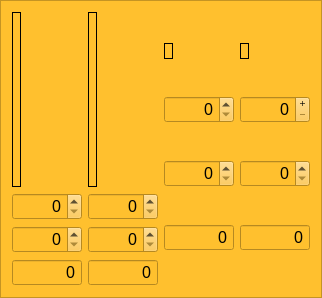
         <widget class="QFrame" name="frame_unique">
          <property name="styleSheet">
           <string notr="true">background-color: rgb(255, 192, 46);</string>
          </property>
          <property name="frameShape">
           <enum>QFrame::StyledPanel</enum>
          </property>
          <property name="frameShadow">
           <enum>QFrame::Raised</enum>
          </property>
          <layout class="QHBoxLayout" name="horizontalLayout_4">
           <item>
            <layout class="QVBoxLayout" name="verticalLayout_4">
             <item>
              <widget class="QLabel" name="u4_pic">
               <property name="sizePolicy">
                <sizepolicy hsizetype="Fixed" vsizetype="Fixed">
                 <horstretch>0</horstretch>
                 <verstretch>0</verstretch>
                </sizepolicy>
               </property>
               <property name="minimumSize">
                <size>
                 <width>0</width>
                 <height>175</height>
                </size>
               </property>
               <property name="frameShape">
                <enum>QFrame::Box</enum>
               </property>
               <property name="text">
                <string/>
               </property>
               <property name="pixmap">
                <pixmap resource="../img/img_files.qrc">:/img/U4.png</pixmap>
               </property>
               <property name="scaledContents">
                <bool>true</bool>
               </property>
               <property name="alignment">
                <set>Qt::AlignCenter</set>
               </property>
              </widget>
             </item>
             <item>
              <widget class="QDoubleSpinBox" name="sb_u4_atual">
               <property name="sizePolicy">
                <sizepolicy hsizetype="MinimumExpanding" vsizetype="Maximum">
                 <horstretch>0</horstretch>
                 <verstretch>0</verstretch>
                </sizepolicy>
               </property>
               <property name="font">
                <font>
                 <pointsize>12</pointsize>
                </font>
               </property>
               <property name="alignment">
                <set>Qt::AlignRight|Qt::AlignTrailing|Qt::AlignVCenter</set>
               </property>
               <property name="accelerated">
                <bool>true</bool>
               </property>
               <property name="showGroupSeparator" stdset="0">
                <bool>true</bool>
               </property>
               <property name="decimals">
                <number>0</number>
               </property>
              </widget>
             </item>
             <item>
              <widget class="QDoubleSpinBox" name="sb_u4_wanted">
               <property name="sizePolicy">
                <sizepolicy hsizetype="MinimumExpanding" vsizetype="Maximum">
                 <horstretch>0</horstretch>
                 <verstretch>0</verstretch>
                </sizepolicy>
               </property>
               <property name="font">
                <font>
                 <pointsize>12</pointsize>
                </font>
               </property>
               <property name="alignment">
                <set>Qt::AlignRight|Qt::AlignTrailing|Qt::AlignVCenter</set>
               </property>
               <property name="accelerated">
                <bool>true</bool>
               </property>
               <property name="showGroupSeparator" stdset="0">
                <bool>true</bool>
               </property>
               <property name="decimals">
                <number>0</number>
               </property>
              </widget>
             </item>
             <item>
              <widget class="QDoubleSpinBox" name="sb_u4_needed">
               <property name="sizePolicy">
                <sizepolicy hsizetype="MinimumExpanding" vsizetype="Maximum">
                 <horstretch>0</horstretch>
                 <verstretch>0</verstretch>
                </sizepolicy>
               </property>
               <property name="font">
                <font>
                 <pointsize>12</pointsize>
                </font>
               </property>
               <property name="alignment">
                <set>Qt::AlignRight|Qt::AlignTrailing|Qt::AlignVCenter</set>
               </property>
               <property name="readOnly">
                <bool>true</bool>
               </property>
               <property name="buttonSymbols">
                <enum>QAbstractSpinBox::NoButtons</enum>
               </property>
               <property name="accelerated">
                <bool>true</bool>
               </property>
               <property name="showGroupSeparator" stdset="0">
                <bool>true</bool>
               </property>
               <property name="decimals">
                <number>0</number>
               </property>
               <property name="maximum">
                <double>9999999999999999583119736832.000000000000000</double>
               </property>
              </widget>
             </item>
            </layout>
           </item>
           <item>
            <layout class="QVBoxLayout" name="verticalLayout_3">
             <item>
              <widget class="QLabel" name="u3_pic">
               <property name="sizePolicy">
                <sizepolicy hsizetype="Fixed" vsizetype="Fixed">
                 <horstretch>0</horstretch>
                 <verstretch>0</verstretch>
                </sizepolicy>
               </property>
               <property name="minimumSize">
                <size>
                 <width>0</width>
                 <height>175</height>
                </size>
               </property>
               <property name="frameShape">
                <enum>QFrame::Box</enum>
               </property>
               <property name="text">
                <string/>
               </property>
               <property name="pixmap">
                <pixmap resource="../img/img_files.qrc">:/img/U3.png</pixmap>
               </property>
               <property name="scaledContents">
                <bool>true</bool>
               </property>
               <property name="alignment">
                <set>Qt::AlignCenter</set>
               </property>
              </widget>
             </item>
             <item>
              <widget class="QDoubleSpinBox" name="sb_u3_atual">
               <property name="sizePolicy">
                <sizepolicy hsizetype="MinimumExpanding" vsizetype="Maximum">
                 <horstretch>0</horstretch>
                 <verstretch>0</verstretch>
                </sizepolicy>
               </property>
               <property name="font">
                <font>
                 <pointsize>12</pointsize>
                </font>
               </property>
               <property name="alignment">
                <set>Qt::AlignRight|Qt::AlignTrailing|Qt::AlignVCenter</set>
               </property>
               <property name="accelerated">
                <bool>true</bool>
               </property>
               <property name="showGroupSeparator" stdset="0">
                <bool>true</bool>
               </property>
               <property name="decimals">
                <number>0</number>
               </property>
              </widget>
             </item>
             <item>
              <widget class="QDoubleSpinBox" name="sb_u3_wanted">
               <property name="sizePolicy">
                <sizepolicy hsizetype="MinimumExpanding" vsizetype="Maximum">
                 <horstretch>0</horstretch>
                 <verstretch>0</verstretch>
                </sizepolicy>
               </property>
               <property name="font">
                <font>
                 <pointsize>12</pointsize>
                </font>
               </property>
               <property name="alignment">
                <set>Qt::AlignRight|Qt::AlignTrailing|Qt::AlignVCenter</set>
               </property>
               <property name="accelerated">
                <bool>true</bool>
               </property>
               <property name="showGroupSeparator" stdset="0">
                <bool>true</bool>
               </property>
               <property name="decimals">
                <number>0</number>
               </property>
              </widget>
             </item>
             <item>
              <widget class="QDoubleSpinBox" name="sb_u3_needed">
               <property name="sizePolicy">
                <sizepolicy hsizetype="MinimumExpanding" vsizetype="Maximum">
                 <horstretch>0</horstretch>
                 <verstretch>0</verstretch>
                </sizepolicy>
               </property>
               <property name="font">
                <font>
                 <pointsize>12</pointsize>
                </font>
               </property>
               <property name="alignment">
                <set>Qt::AlignRight|Qt::AlignTrailing|Qt::AlignVCenter</set>
               </property>
               <property name="readOnly">
                <bool>true</bool>
               </property>
               <property name="buttonSymbols">
                <enum>QAbstractSpinBox::NoButtons</enum>
               </property>
               <property name="accelerated">
                <bool>true</bool>
               </property>
               <property name="showGroupSeparator" stdset="0">
                <bool>true</bool>
               </property>
               <property name="decimals">
                <number>0</number>
               </property>
               <property name="maximum">
                <double>99999999999999996863366107917975552.000000000000000</double>
               </property>
              </widget>
             </item>
            </layout>
           </item>
           <item>
            <layout class="QVBoxLayout" name="verticalLayout">
             <item>
              <widget class="QLabel" name="u2_pic">
               <property name="sizePolicy">
                <sizepolicy hsizetype="Fixed" vsizetype="Fixed">
                 <horstretch>0</horstretch>
                 <verstretch>0</verstretch>
                </sizepolicy>
               </property>
               <property name="frameShape">
                <enum>QFrame::Box</enum>
               </property>
               <property name="text">
                <string/>
               </property>
               <property name="pixmap">
                <pixmap resource="../img/img_files.qrc">:/img/U2.png</pixmap>
               </property>
               <property name="scaledContents">
                <bool>true</bool>
               </property>
               <property name="alignment">
                <set>Qt::AlignCenter</set>
               </property>
              </widget>
             </item>
             <item>
              <widget class="QDoubleSpinBox" name="sb_u2_atual">
               <property name="sizePolicy">
                <sizepolicy hsizetype="MinimumExpanding" vsizetype="Maximum">
                 <horstretch>0</horstretch>
                 <verstretch>0</verstretch>
                </sizepolicy>
               </property>
               <property name="font">
                <font>
                 <pointsize>12</pointsize>
                </font>
               </property>
               <property name="alignment">
                <set>Qt::AlignRight|Qt::AlignTrailing|Qt::AlignVCenter</set>
               </property>
               <property name="accelerated">
                <bool>true</bool>
               </property>
               <property name="showGroupSeparator" stdset="0">
                <bool>true</bool>
               </property>
               <property name="decimals">
                <number>0</number>
               </property>
              </widget>
             </item>
             <item>
              <widget class="QDoubleSpinBox" name="sb_u2_wanted">
               <property name="sizePolicy">
                <sizepolicy hsizetype="MinimumExpanding" vsizetype="Maximum">
                 <horstretch>0</horstretch>
                 <verstretch>0</verstretch>
                </sizepolicy>
               </property>
               <property name="font">
                <font>
                 <pointsize>12</pointsize>
                </font>
               </property>
               <property name="alignment">
                <set>Qt::AlignRight|Qt::AlignTrailing|Qt::AlignVCenter</set>
               </property>
               <property name="accelerated">
                <bool>true</bool>
               </property>
               <property name="showGroupSeparator" stdset="0">
                <bool>true</bool>
               </property>
               <property name="decimals">
                <number>0</number>
               </property>
              </widget>
             </item>
             <item>
              <widget class="QDoubleSpinBox" name="sb_u2_needed">
               <property name="sizePolicy">
                <sizepolicy hsizetype="MinimumExpanding" vsizetype="Maximum">
                 <horstretch>0</horstretch>
                 <verstretch>0</verstretch>
                </sizepolicy>
               </property>
               <property name="font">
                <font>
                 <pointsize>12</pointsize>
                </font>
               </property>
               <property name="alignment">
                <set>Qt::AlignRight|Qt::AlignTrailing|Qt::AlignVCenter</set>
               </property>
               <property name="readOnly">
                <bool>true</bool>
               </property>
               <property name="buttonSymbols">
                <enum>QAbstractSpinBox::NoButtons</enum>
               </property>
               <property name="accelerated">
                <bool>true</bool>
               </property>
               <property name="showGroupSeparator" stdset="0">
                <bool>true</bool>
               </property>
               <property name="decimals">
                <number>0</number>
               </property>
               <property name="maximum">
                <double>9999999999999999635896294965248.000000000000000</double>
               </property>
              </widget>
             </item>
            </layout>
           </item>
           <item>
            <layout class="QVBoxLayout" name="verticalLayout_2">
             <item>
              <widget class="QLabel" name="u1_pic">
               <property name="sizePolicy">
                <sizepolicy hsizetype="Fixed" vsizetype="Fixed">
                 <horstretch>0</horstretch>
                 <verstretch>0</verstretch>
                </sizepolicy>
               </property>
               <property name="frameShape">
                <enum>QFrame::Box</enum>
               </property>
               <property name="text">
                <string/>
               </property>
               <property name="pixmap">
                <pixmap resource="../img/img_files.qrc">:/img/U1.png</pixmap>
               </property>
               <property name="scaledContents">
                <bool>true</bool>
               </property>
               <property name="alignment">
                <set>Qt::AlignCenter</set>
               </property>
              </widget>
             </item>
             <item>
              <widget class="QDoubleSpinBox" name="sb_u1_atual">
               <property name="sizePolicy">
                <sizepolicy hsizetype="MinimumExpanding" vsizetype="Maximum">
                 <horstretch>0</horstretch>
                 <verstretch>0</verstretch>
                </sizepolicy>
               </property>
               <property name="font">
                <font>
                 <pointsize>12</pointsize>
                </font>
               </property>
               <property name="autoFillBackground">
                <bool>false</bool>
               </property>
               <property name="styleSheet">
                <string notr="true"/>
               </property>
               <property name="alignment">
                <set>Qt::AlignRight|Qt::AlignTrailing|Qt::AlignVCenter</set>
               </property>
               <property name="buttonSymbols">
                <enum>QAbstractSpinBox::PlusMinus</enum>
               </property>
               <property name="accelerated">
                <bool>true</bool>
               </property>
               <property name="showGroupSeparator" stdset="0">
                <bool>true</bool>
               </property>
               <property name="decimals">
                <number>0</number>
               </property>
              </widget>
             </item>
             <item>
              <widget class="QDoubleSpinBox" name="sb_u1_wanted">
               <property name="sizePolicy">
                <sizepolicy hsizetype="MinimumExpanding" vsizetype="Maximum">
                 <horstretch>0</horstretch>
                 <verstretch>0</verstretch>
                </sizepolicy>
               </property>
               <property name="font">
                <font>
                 <pointsize>12</pointsize>
                </font>
               </property>
               <property name="focusPolicy">
                <enum>Qt::TabFocus</enum>
               </property>
               <property name="alignment">
                <set>Qt::AlignRight|Qt::AlignTrailing|Qt::AlignVCenter</set>
               </property>
               <property name="accelerated">
                <bool>true</bool>
               </property>
               <property name="showGroupSeparator" stdset="0">
                <bool>true</bool>
               </property>
               <property name="decimals">
                <number>0</number>
               </property>
              </widget>
             </item>
             <item>
              <widget class="QDoubleSpinBox" name="sb_u1_needed">
               <property name="sizePolicy">
                <sizepolicy hsizetype="MinimumExpanding" vsizetype="Maximum">
                 <horstretch>0</horstretch>
                 <verstretch>0</verstretch>
                </sizepolicy>
               </property>
               <property name="font">
                <font>
                 <pointsize>12</pointsize>
                </font>
               </property>
               <property name="alignment">
                <set>Qt::AlignRight|Qt::AlignTrailing|Qt::AlignVCenter</set>
               </property>
               <property name="readOnly">
                <bool>true</bool>
               </property>
               <property name="buttonSymbols">
                <enum>QAbstractSpinBox::NoButtons</enum>
               </property>
               <property name="accelerated">
                <bool>true</bool>
               </property>
               <property name="showGroupSeparator" stdset="0">
                <bool>true</bool>
               </property>
               <property name="decimals">
                <number>0</number>
               </property>
               <property name="maximum">
                <double>9999999999999999635896294965248.000000000000000</double>
               </property>
              </widget>
             </item>
            </layout>
           </item>
          </layout>
         </widget>
